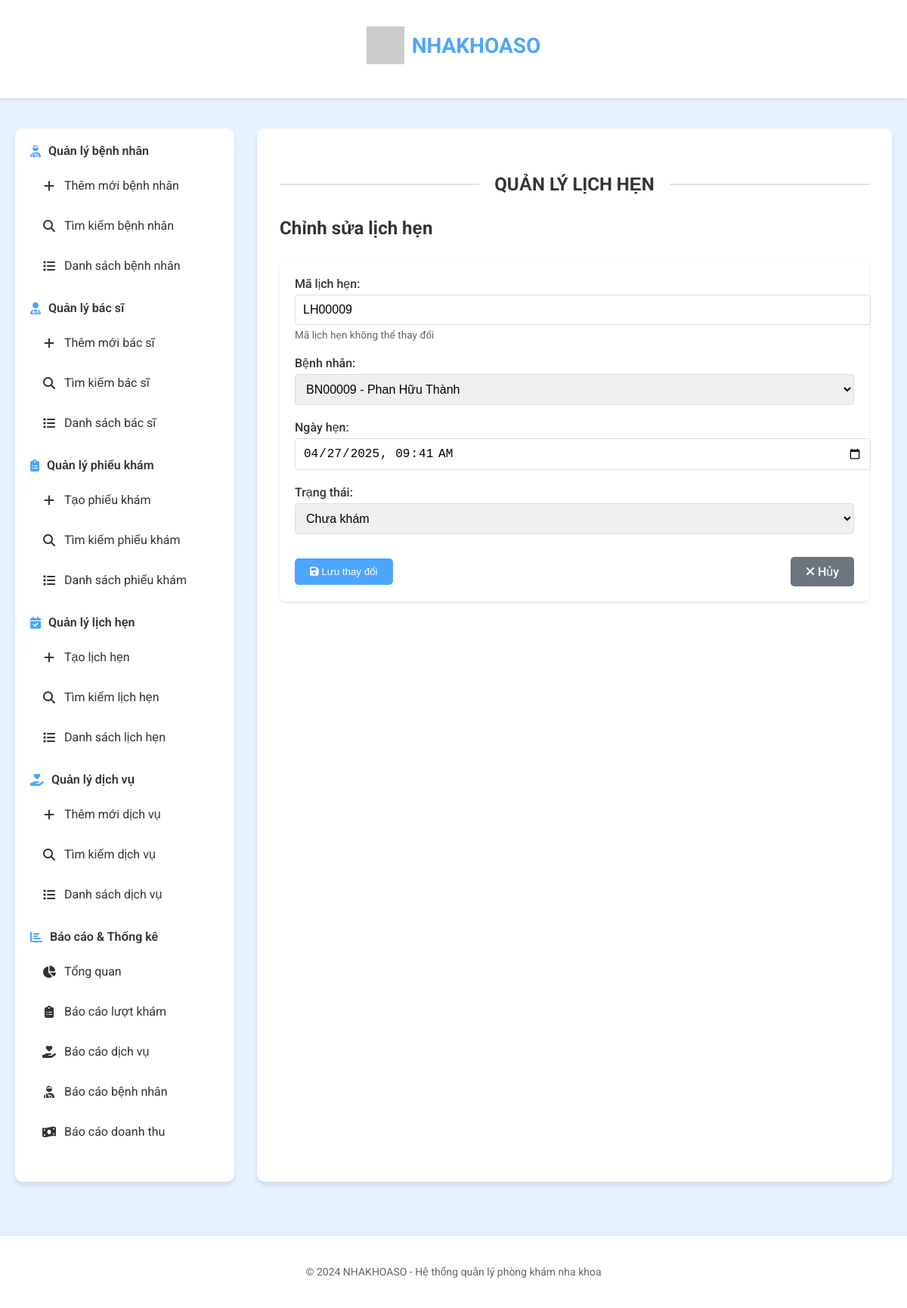
/lich-hen/chinh-sua/LH00009, run on the app's committed database.
### tables this page shows
CREATE TABLE LICHHEN (
    MaLH CHAR(7) NOT NULL PRIMARY KEY, -- Mã lịch hẹn
    MaBN CHAR(7) NOT NULL, -- Mã bệnh nhân
    NgayHen DATETIME NOT NULL, -- Ngày hẹn khám
    TrangThai VARCHAR(50) NULL, -- Trạng thái
    FOREIGN KEY (MaBN) REFERENCES BENHNHAN(MaBN)
);

CREATE TABLE BENHNHAN (
    MaBN CHAR(7) NOT NULL PRIMARY KEY, -- Mã bệnh nhân
    HoTen VARCHAR(100) NOT NULL, -- Họ tên bệnh nhân
    NgaySinh DATE NULL, -- Ngày sinh
    GioiTinh CHAR(10) NULL, -- Giới tính
    Sdt CHAR(10) NOT NULL -- Số điện thoại
);

### app.py (the view, shortened to what this page needs)
@app.route('/lich-hen/chinh-sua/<ma_lh>', methods=['GET', 'POST'])
def chinh_sua_lich_hen(ma_lh):
    lh = get_lich_hen_by_id(ma_lh)
    if not lh:
        flash('Không tìm thấy lịch hẹn', 'error')
        return redirect(url_for('lich_hen_list'))
    benh_nhan_list = benh_nhan.get_all_benh_nhan()
    return render_template('chinh_sua_lich_hen.html',
                          lich_hen=lh,
                          benh_nhan_list=benh_nhan_list)

### database/benh_nhan.py (called while the page is built)
def get_all_benh_nhan():
    query = "SELECT * FROM BENHNHAN ORDER BY MaBN"
    return execute_query(query, fetch=True)

### database/db.py (called while the page is built)
def dict_factory(cursor, row):
    d = {}
    for idx, col in enumerate(cursor.description):
        value = row[idx]
        if isinstance(value, str) and len(value) == 10 and value[4] == "-" and value[7] == "-":
            try:
                value = datetime.datetime.strptime(value, "%Y-%m-%d")
            except ValueError:
                pass
        d[col[0]] = value
    return d

def get_connection():
    try:
        if not os.path.exists(DB_PATH):
            raise Exception(f"File cơ sở dữ liệu không tồn tại: {DB_PATH}")
        connection = sqlite3.connect(DB_PATH)
        connection.row_factory = dict_factory
        return connection
    except sqlite3.Error as e:
        error_msg = f"Lỗi khi kết nối đến SQLite: {e}"
        print(error_msg)
        raise Exception(error_msg)
    except Exception as e:
        error_msg = f"Lỗi: {e}"
        print(error_msg)
        raise Exception(error_msg)

def execute_query(query, params=None, fetch=False):
    query = query.replace("%s", "?")
    connection = get_connection()
    result = None
    if not connection:
        raise Exception("Không thể kết nối đến cơ sở dữ liệu")
    try:
        cursor = connection.cursor()
        if params:
            cursor.execute(query, params)
        else:
            cursor.execute(query)
        if fetch:
            result = cursor.fetchall()
        else:
            connection.commit()
            result = cursor.lastrowid
        cursor.close()
    except sqlite3.Error as e:
        error_msg = f"Lỗi khi thực thi truy vấn: {e}"
        print(error_msg)
        raise Exception(error_msg)
    finally:
        connection.close()
    return result

### database/lich_hen.py (called while the page is built)
def get_lich_hen_by_id(ma_lh):
    query = """
    SELECT lh.*, bn.HoTen as TenBenhNhan
    FROM LICHHEN lh
    JOIN BENHNHAN bn ON lh.MaBN = bn.MaBN
    WHERE lh.MaLH = %s
    """
    result = execute_query(query, (ma_lh,), fetch=True)
    return result[0] if result else None

### templates/chinh_sua_lich_hen.html (shortened to what this page needs)
{% extends 'layout.html' %}
{% block content %}
<div class="section-title">
    <h2>QUẢN LÝ LỊCH HẸN</h2>
</div>
<div class="content-header">
            <h2>Chỉnh sửa lịch hẹn</h2></div><div class="form-container">
            <form action="{{ url_for('chinh_sua_lich_hen', ma_lh=lich_hen.MaLH) }}" method="POST"><div class="form-group">
                    <label for="ma_lich_hen">Mã lịch hẹn:</label>
                    <input type="text" id="ma_lich_hen" name="ma_lich_hen" value="{{ lich_hen.MaLH }}" readonly>
                    <small>Mã lịch hẹn không thể thay đổi</small></div><div class="form-group">
                    <label for="ma_benh_nhan">Bệnh nhân:</label>
                    <select id="ma_benh_nhan" name="ma_benh_nhan" required>
                        {% for bn in benh_nhan_list %}
                            <option value="{{ bn.MaBN }}" {% if bn.MaBN == lich_hen.MaBN %}selected{% endif %}>
                                {{ bn.MaBN }} - {{ bn.HoTen }}
                            </option>
                        {% endfor %}
                    </select></div><div class="form-group">
                    <label for="ngay_hen">Ngày hẹn:</label>
                    <input type="datetime-local" id="ngay_hen" name="ngay_hen" value="{{ lich_hen.NgayHen|replace(' ', 'T') }}" required></div><div class="form-group">
                    <label for="trang_thai">Trạng thái:</label>
                    <select id="trang_thai" name="trang_thai">
                        <option value="Chưa khám" {% if lich_hen.TrangThai == 'Chưa khám' %}selected{% endif %}>Chưa khám</option>
                    </select></div><div class="form-actions">
                    <button type="submit" class="btn btn-primary">
                        <i class="fas fa-save"></i> Lưu thay đổi
                    </button>
                    <a href="{{ url_for('chi_tiet_lich_hen', ma_lh=lich_hen.MaLH) }}" class="btn btn-secondary">
                        <i class="fas fa-times"></i> Hủy
                    </a></div>
            </form></div>
{% endblock %}

### static/style.css (style rules this page uses)
:root { --primary-color: #4da6ff; --secondary-color: #e6f2ff; --text-color: #333; --light-color: #f8f9fa; --border-color: #dee2e6; --hover-color: #3a8ad6; --success-color: #28a745; --danger-color: #dc3545; --warning-color: #ffc107; --info-color: #17a2b8; }
body { font-family: 'Roboto', sans-serif; margin: 0; padding: 0; background-color: var(--secondary-color); color: var(--text-color); }
.section-title { text-align: center; margin: 30px 0; position: relative; display: flex; align-items: center; justify-content: center; }
.section-title h2 { margin: 0; padding: 0 20px; font-size: 24px; font-weight: 700; color: var(--text-color); }
.section-title::before, .section-title::after { content: ""; flex: 1; height: 2px; background-color: var(--border-color); }
.btn { display: inline-block; padding: 10px 20px; background-color: var(--primary-color); color: white; border: none; border-radius: 5px; cursor: pointer; text-decoration: none; font-weight: 500; transition: background-color 0.3s ease; }
.content-header { margin-bottom: 30px; }
.content-header h2 { font-size: 24px; color: var(--text-color); margin: 0 0 10px 0; }
.form-group { margin-bottom: 20px; }
.form-group label { display: block; margin-bottom: 8px; font-weight: 500; color: var(--text-color); }
.form-actions { display: flex; justify-content: space-between; align-items: center; margin-top: 30px; }

### templates/chinh_sua_lich_hen.html (style rules this page uses)
.form-container { background-color: #fff; padding: 20px; border-radius: 8px; box-shadow: 0 2px 4px rgba(0,0,0,0.1); }
.form-group { margin-bottom: 20px; }
.form-group label { display: block; margin-bottom: 5px; font-weight: 500; }
.form-group input, .form-group select, .form-group textarea { width: 100%; padding: 10px; border: 1px solid #ddd; border-radius: 4px; font-size: 16px; }
.form-group small { display: block; margin-top: 5px; color: #666; font-size: 0.85em; }
.form-actions { display: flex; gap: 10px; margin-top: 30px; }
.btn-primary { background-color: var(--primary-color); color: white; }
.btn-secondary { background-color: #6c757d; color: white; }

### data on the page
LICHHEN: ma_lich_hen "LH00009", ma_benh_nhan "BN00009 - Phan Hữu Thành", ngay_hen "04/27/2025 09:41", trang_thai "Chưa khám"
